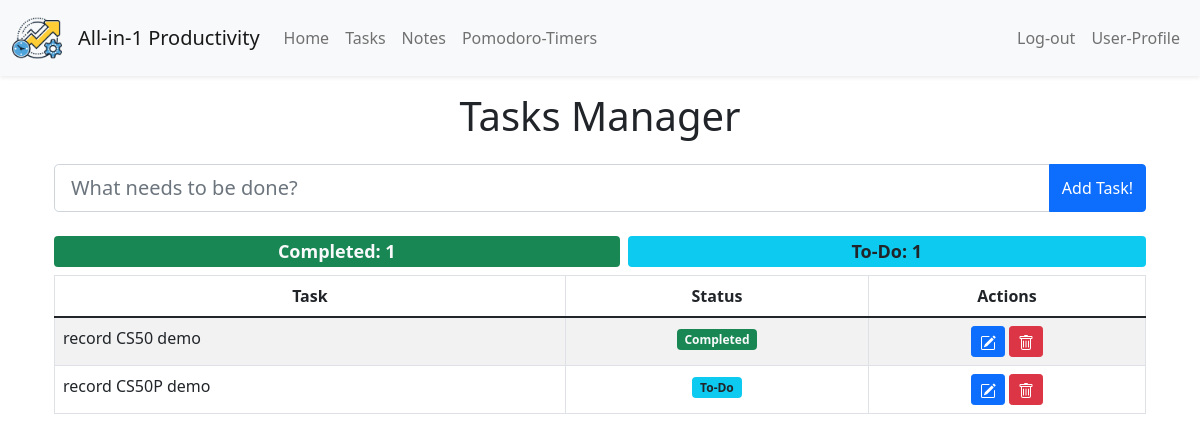
The app's page /tasks (signed in) with its own data.
### tables this page shows
CREATE TABLE "tasks" (id INTEGER PRIMARY KEY AUTOINCREMENT NOT NULL, task TEXT NOT NULL, status TEXT NOT NULL DEFAULT 'not started', user_id INTEGER, FOREIGN KEY (user_id) REFERENCES users(id));

### app.py (the view)
@app.route('/tasks', methods=["GET"])
@login_required
def tasks():
    if ("user_id" not in session.keys()):
        return redirect(url_for("login"))
    tasks = db.execute("SELECT * FROM tasks WHERE user_id = ?", session["user_id"])
    return render_template("tasks.html", tasks=tasks, tasks_status_counter=count_tasks_group_by_status())

### app.py (called while the page is built)
@app.after_request
def after_request(response):
    response.headers["Cache-Control"] = "no-cache, no-store, must-revalidate"
    response.headers["Expires"] = 0
    response.headers["Pragma"] = "no-cache"
    return response

def count_tasks_group_by_status():
    tasks_status_count_db = db.execute("SELECT status, COUNT(*) FROM tasks WHERE user_id=? GROUP BY status", session.get("user_id"))
    tasks_status_count = {counter['status']: counter['COUNT(*)'] for counter in tasks_status_count_db}
    return tasks_status_count

### helpers.py (called while the page is built)
def login_required(f):
    @wraps(f)
    def decorated_function(*args, **kwargs):
        if session.get("user_id") is None:
            return redirect("/login")
        return f(*args, **kwargs)
    return decorated_function

### templates/tasks.html (shortened to what this page needs)
{% extends "layout.html" %}
{% block main %}
<section class="to-do-container container d-flex flex-column">
  <h1 class="text-center mb-4">Tasks Manager</h1>
    <form action="/add_task" method="POST" class="mb-4">
      <div class="input-group">
        <input type="text" class="form-control form-control-lg" placeholder="What needs to be done?" name="task" autofocus required>
        <button type="submit" class="btn btn-primary">Add Task!</button>
      </div>
    </form>
    <h4>
      <div class="d-flex gap-2 justify-content-between">
        {% for status, count in tasks_status_counter.items() %}
          {% if status == "completed" %}
            <span class="badge flex-grow-1 bg-success text-light float-right">Completed: {{ count }}</span>
          {% elif status == "pending" %}
            <span class="badge flex-grow-1 bg-danger text-light float-right">Pending: {{ count }}</span>
          {% elif status == "in progress" %}
            <span class="badge flex-grow-1 bg-warning text-dark float-right ">In-Progress: {{ count }}</span>
          {% elif status == "not started" %}
            <span class="badge flex-grow-1 bg-info text-dark float-right">To-Do: {{ count }}</span>
          {% endif %}
        {% endfor %}
      </div>
    </h4>
    <table class="table table-striped table-bordered">
    <thead>
      <tr>
        <th class="text-center">Task</th>
        <th class="text-center">Status</th>
        <th class="text-center">Actions</th>
      </tr>
    </thead>
    <tbody>
      {% if not tasks %}
        <tr>
          <td class="text-center" colspan="3">
            Let's get productive! Add some tasks to get started.
          </td>
        </tr>
      {% else %}
        {% for row in tasks %}
          <tr>
            <td class="text-start">{{ row.task }}</td>
            <td class="text-center">
              {% if row.status == "completed" %}
                <span class="badge bg-success text-light">Completed</span>
              {% elif row.status == "pending" %}
                <span class="badge bg-danger text-light">Pending</span>
              {% elif row.status == "in progress" %}
                <span class="badge bg-warning text-dark">In-Progress</span>
              {% elif row.status == "not started" %}
                <span class="badge bg-info text-dark">To-Do</span>
              {% else %}
                {{ row.status }}
              {% endif %}
            </td>
          <td class="text-center">
            <form action="/edit_task/{{ row.id }}" method="GET" style="display: inline-block;">
              <button type="submit" class="btn btn-sm btn-primary">
              </button>
            </form>
            <form action="/del_task" method="POST" style="display: inline-block;">
              <button type="submit" class="btn btn-sm btn-danger" onclick="return confirm('Are you sure you want to delete this task?')">
              </button>
            </form>
          </td>
          </tr>
        {% endfor %}
      {% endif %}
    </tbody>
  </table>
</section>
{% endblock %}

### records on screen
tasks: task "record CS50 demo", status "Completed"
tasks: task "record CS50P demo", status "To-Do"

### other values on screen
{{ count }} "1"
